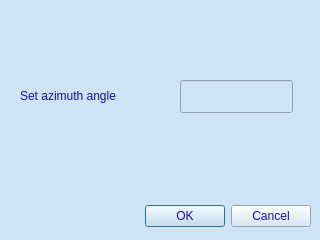
<?xml version="1.0" encoding="UTF-8"?>
<ui version="4.0">
 <class>AzimuthDialog</class>
 <widget class="QDialog" name="AzimuthDialog">
  <property name="geometry">
   <rect>
    <x>0</x>
    <y>0</y>
    <width>320</width>
    <height>240</height>
   </rect>
  </property>
  <property name="windowTitle">
   <string>Dialog</string>
  </property>
  <property name="styleSheet">
   <string notr="true">background-color: rgb(206, 227, 246);
font: 75 italic bold 14pt &quot;Liberation Serif&quot;;
color:rgb(26, 14, 165)</string>
  </property>
  <widget class="QDialogButtonBox" name="buttonBox">
   <property name="geometry">
    <rect>
     <x>10</x>
     <y>200</y>
     <width>301</width>
     <height>32</height>
    </rect>
   </property>
   <property name="orientation">
    <enum>Qt::Horizontal</enum>
   </property>
   <property name="standardButtons">
    <set>QDialogButtonBox::Cancel|QDialogButtonBox::Ok</set>
   </property>
  </widget>
  <widget class="QLabel" name="label">
   <property name="geometry">
    <rect>
     <x>20</x>
     <y>80</y>
     <width>151</width>
     <height>31</height>
    </rect>
   </property>
   <property name="text">
    <string>Set azimuth angle</string>
   </property>
  </widget>
  <widget class="QLineEdit" name="lineEdit">
   <property name="geometry">
    <rect>
     <x>180</x>
     <y>80</y>
     <width>113</width>
     <height>33</height>
    </rect>
   </property>
   <property name="autoFillBackground">
    <bool>true</bool>
   </property>
  </widget>
 </widget>
 <resources/>
 <connections>
  <connection>
   <sender>buttonBox</sender>
   <signal>accepted()</signal>
   <receiver>AzimuthDialog</receiver>
   <slot>accept()</slot>
   <hints>
    <hint type="sourcelabel">
     <x>248</x>
     <y>254</y>
    </hint>
    <hint type="destinationlabel">
     <x>157</x>
     <y>274</y>
    </hint>
   </hints>
  </connection>
  <connection>
   <sender>buttonBox</sender>
   <signal>rejected()</signal>
   <receiver>AzimuthDialog</receiver>
   <slot>reject()</slot>
   <hints>
    <hint type="sourcelabel">
     <x>316</x>
     <y>260</y>
    </hint>
    <hint type="destinationlabel">
     <x>286</x>
     <y>274</y>
    </hint>
   </hints>
  </connection>
 </connections>
</ui>
